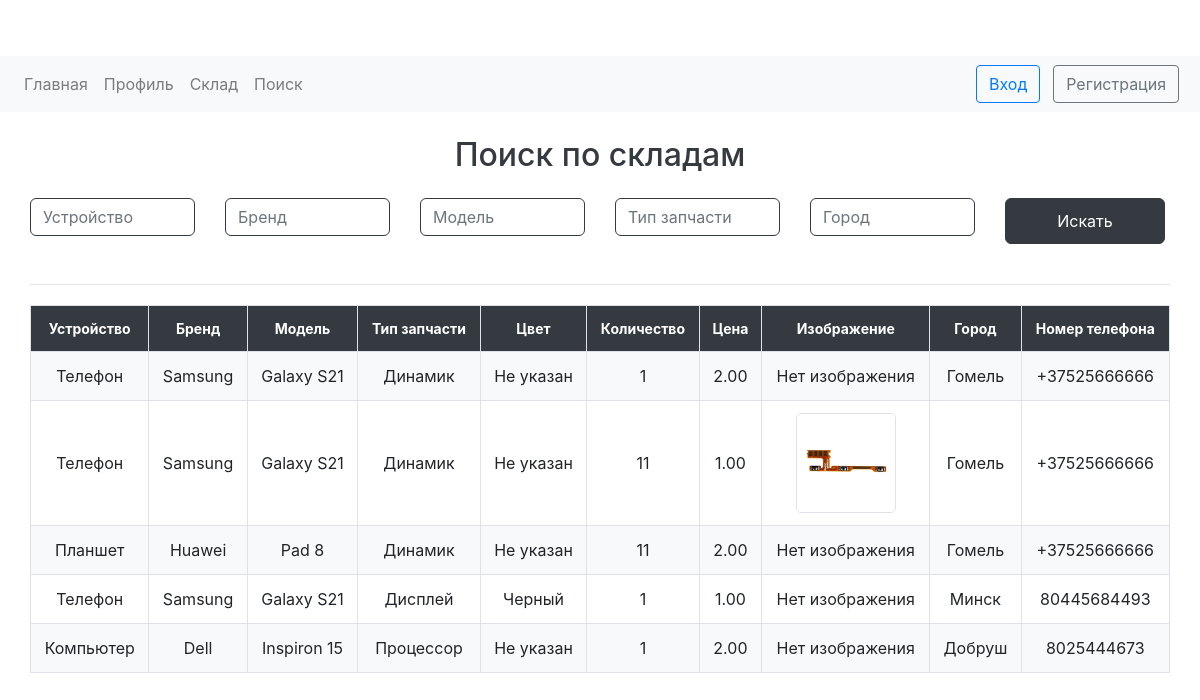
The page /search/ on the database as committed earlier.
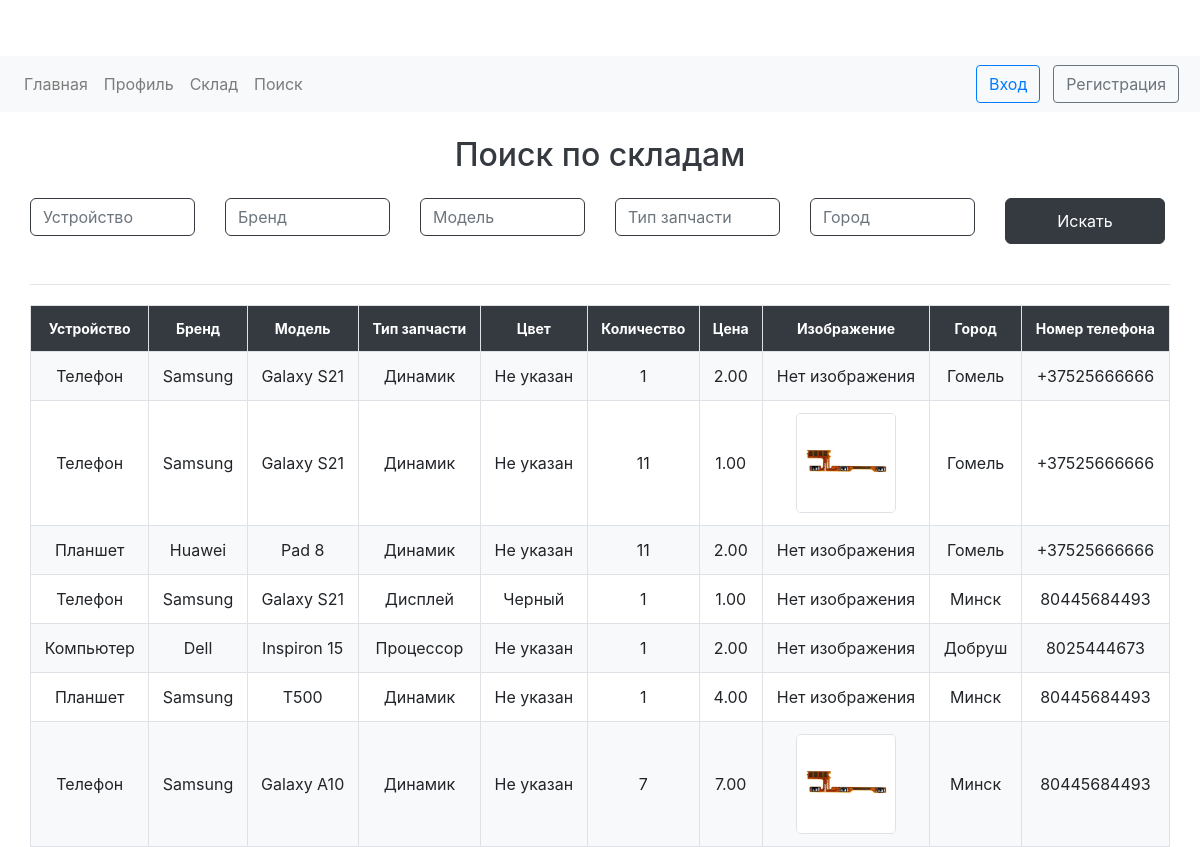
The same page on the database as committed later.
### warehouse/models.py (models this page shows, shortened)
class Part(models.Model):
    user = models.ForeignKey(User, on_delete=models.CASCADE)
    device = models.CharField(max_length=100)
    brand = models.CharField(max_length=100)
    model = models.CharField(max_length=100)
    part_type = models.CharField(max_length=100)
    color = models.CharField(max_length=50, blank=True, null=True)  # Поле для цвета
    quantity = models.IntegerField()
    price = models.DecimalField(max_digits=10, decimal_places=2)
    image = models.ImageField(upload_to='part_images/', blank=True, null=True)

### user_profile/models.py (models this page shows, shortened)
class Profile(models.Model):
    user = models.OneToOneField(User, on_delete=models.CASCADE)
    phone = models.CharField(max_length=15)
    city = models.CharField(max_length=100)

### warehouse/views.py (the view)
# urls.py: path('search/', views.search, name='search'),
def search(request):
    query = request.GET.get('q')
    brand = request.GET.get('brand')
    model = request.GET.get('model')
    part_type = request.GET.get('part_type')
    color = request.GET.get('color')  # Добавлен цвет
    city = request.GET.get('city')
    results = Part.objects.all()
    if query:
        results = results.filter(device__icontains=query)
    if brand:
        results = results.filter(brand__icontains=brand)
    if model:
        results = results.filter(model__icontains=model)
    if part_type:
        results = results.filter(part_type__icontains=part_type)
    if color:
        results = results.filter(color__icontains=color)  # Фильтрация по цвету
    if city:
        results = results.filter(user__profile__city__icontains=city)
    return render(request, 'warehouse/search.html', {'results': results})

### myproject/warehouse/templates/warehouse/search.html (shortened to what this page needs)
{% extends 'warehouse/base.html' %}
{% block content %}
    <div class="container">
        <h2 class="my-4 text-center text-dark">Поиск по складам</h2>
        <form method="GET" action="{% url 'search' %}" class="mb-4">
            <div class="row">
                <div class="col-md-2 mb-3">
                    <input type="text" name="q" id="device" class="form-control border-dark" placeholder="Устройство" value="{{ request.GET.q }}" list="device-list">
                </div>
                <div class="col-md-2 mb-3">
                    <input type="text" name="brand" id="brand" class="form-control border-dark" placeholder="Бренд" value="{{ request.GET.brand }}" list="brand-list">
                </div>
                <div class="col-md-2 mb-3">
                    <input type="text" name="model" id="model" class="form-control border-dark" placeholder="Модель" value="{{ request.GET.model }}" list="model-list">
                </div>
                <div class="col-md-2 mb-3">
                    <input type="text" name="part_type" id="part_type" class="form-control border-dark" placeholder="Тип запчасти" value="{{ request.GET.part_type }}" list="part-type-list">
                </div>
                <div class="col-md-2 mb-3">
                    <input type="text" name="city" class="form-control border-dark" placeholder="Город" value="{{ request.GET.city }}">
                </div>
                <div class="col-md-2 d-flex align-items-end mb-3">
                    <button type="submit" class="btn btn-dark btn-block text-white">Искать</button>
                </div>
            </div>
        </form>
        <hr>
        <table>
            <tr>
                <th>Устройство</th>
                <th>Бренд</th>
                <th>Модель</th>
                <th>Тип запчасти</th>
                <th>Цвет</th>
                <th>Количество</th>
                <th>Цена</th>
                <th>Изображение</th>
                <th>Город</th>
                <th>Номер телефона</th>
            </tr>
            {% for result in results %}
            <tr>
                <td>{{ result.device }}</td>
                <td>{{ result.brand }}</td>
                <td>{{ result.model }}</td>
                <td>{{ result.part_type }}</td>
                <td>{{ result.color|default:"Не указан" }}</td>
                <td>{{ result.quantity }}</td>
                <td>{{ result.price }}</td>
                <td>
                    {% if result.image %}
                        <img src="{{ result.image.url }}" alt="Изображение запчасти">
                    {% else %}
                        Нет изображения
                    {% endif %}
                </td>
                <td>{{ result.user.profile.city }}</td>
                <td>{{ result.user.profile.phone }}</td>
            </tr>
            {% endfor %}
        </table>
    </div>
{% endblock %}

Rows that differ between the two databases and show on the page:
added Part: device "Планшет", brand "Samsung", model "T500", part_type "Динамик", color "Не указан", quantity "1", price "4.00", image "Нет изображения", user.profile.city "Минск", user.profile.phone "80445684493"
added Part: device "Телефон", brand "Samsung", model "Galaxy A10", part_type "Динамик", color "Не указан", quantity "7", price "7.00", image (picture), user.profile.city "Минск", user.profile.phone "80445684493"
